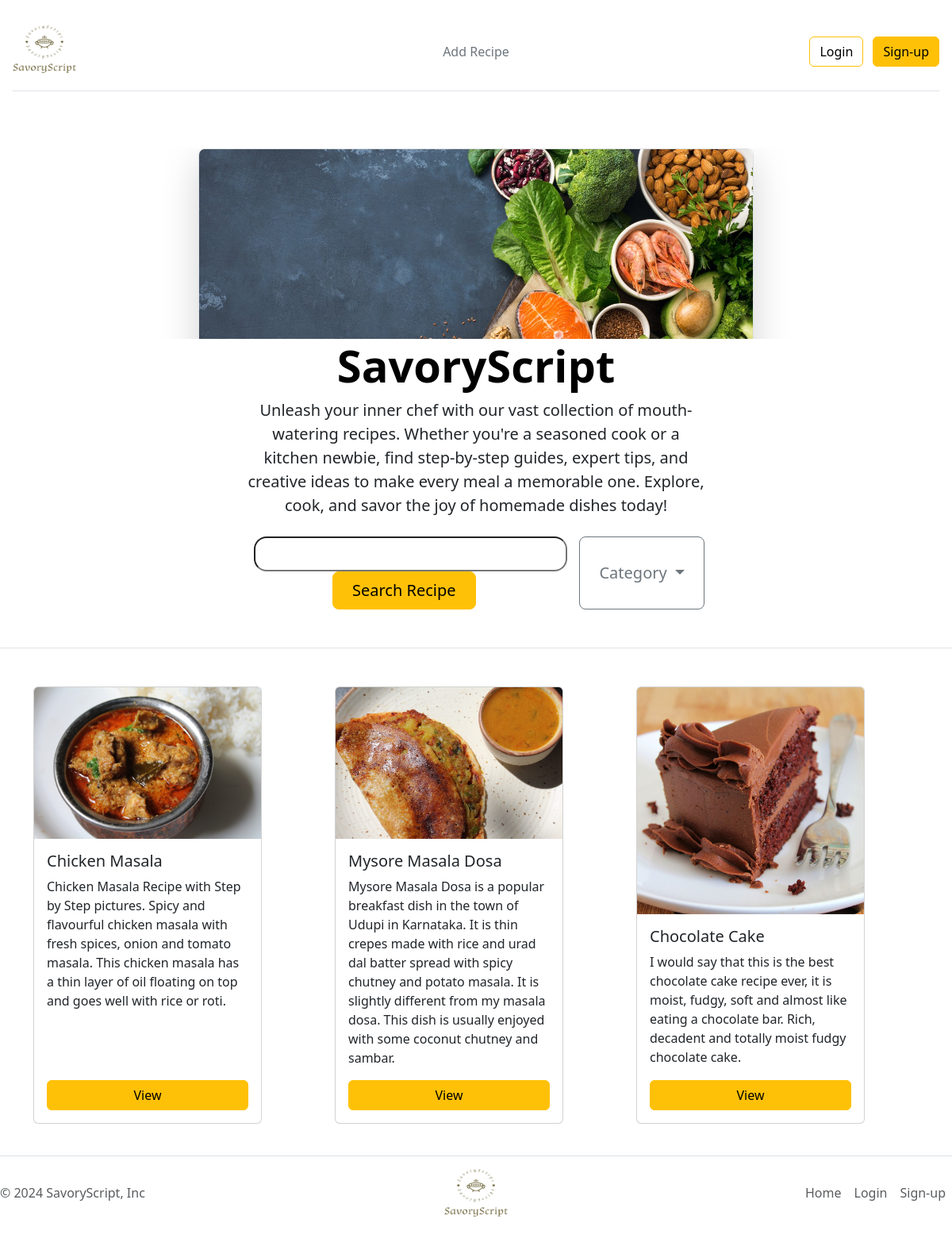
The page / on the database its author committed.
### Recipe_App/models.py (models this page shows, shortened)
class Recipe(models.Model):
    recipe_name = models.CharField(max_length=150, null=False)
    recipe_img = models.ImageField()
    description = HTMLField(max_length=400, null=False)
    ingredients = HTMLField(max_length=2000, null=False)
    instructions = HTMLField(max_length=2000, null=False)
    category = models.CharField(max_length=100)
    user = models.ForeignKey(User, on_delete=models.CASCADE)
    class Meta:
        db_table = 'Recipe'

### Recipe_App/views.py (the view)
# urls.py: 2. Add a URL to urlpatterns:  path('', views.home, name='home')
def home(request):
    recipes = Recipe.objects.filter()
    recipeSort = set()
    for i in recipes:
        recipeSort.add(i.category)
    context = {'recipes' : recipes, 'recipeSort': recipeSort}
    return render(request, 'home.html', context)

### Recipe_App/templates/home.html (shortened to what this page needs)
{% extends 'base.html' %}{% load static %}{%block content%}
<section id="hero">
  <div class="px-4 pt-5 my-5 text-center border-bottom p-0 mt-3">
    <div class="overflow-hidden" style="max-height: 30vh">
      <div class="container px-5">
        <img
          src="{% static 'assets/img/hero.jpg' %}"
          class="img-fluid border rounded-3 shadow-lg mb-5"
          alt="Example image"
          width="700"
          height="500"
          loading="lazy"
        />
      </div>
    </div>
    <h1 class="display-4 fw-bold text-body-emphasis">SavoryScript</h1>
    <div class="col-lg-6 mx-auto">
      <p class="lead mb-4">
        Unleash your inner chef with our vast collection of mouth-watering
        recipes. Whether you're a seasoned cook or a kitchen newbie, find
        step-by-step guides, expert tips, and creative ideas to make every meal
        a memorable one. Explore, cook, and savor the joy of homemade dishes
        today!
      </p>
      <div class="d-grid gap-2 d-sm-flex justify-content-sm-center mb-5">
        <form action="{% url 'recipe_search' %}" method="post">
          <input
            type="text"
            name="search"
            style="padding: 0.5rem 5rem; border-radius: 1rem"
          />
          <button
            type="submit"
            value="search"
            class="btn btn-warning btn-lg px-4 me-sm-3"
          >
            Search Recipe
          </button>
        </form>
        <div class="btn-group">
          <button
            type="button"
            class="btn btn-outline-secondary btn-lg px-4 dropdown-toggle"
            data-bs-toggle="dropdown"
            aria-expanded="false"
          >
            Category
          </button>
        </div>
      </div>
    </div>
  </div>
</section>
<section id="card" class="container">
  <div class="row">
    {% for recipe in recipes %}
    <div class="col-sm-12 col-md-6 col-lg-4 mb-3 d-flex align-items-stretch">
      <div class="card" style="width: 18rem">
        <img
          src="{{ recipe.recipe_img.url }}"
          class="card-img-top"
          alt="recipe-img"
        />
        <div class="card-body d-flex flex-column">
          <h5 class="card-title">{{ recipe.recipe_name }}</h5>
          <p class="card-text">{{ recipe.description }}</p>
          <a href="/viewpage/{{ recipe.id }}" class="btn btn-warning mt-auto"
            >View</a
          >
        </div>
      </div>
    </div>
    {% endfor %}
  </div>
</section>
{%endblock%} {% block css %}
<link rel="stylesheet" href="{% static 'css/home.css' %}" />
{% endblock %}

### Recipe_App/templates/base.html (shortened to what this page needs)
{% load static %}
<!DOCTYPE html>
<html lang="en">
  <head>
    <link rel="stylesheet" href="{% static 'base.css' %}" />
    {% block css %}{% endblock %}
    <link
      href="https://cdn.jsdelivr.net/npm/bootstrap@5.3.3/dist/css/bootstrap.min.css"
      rel="stylesheet"
    />
  </head>
  <body>
    <nav class="nav-container">
      <header
        class="d-flex flex-wrap align-items-center justify-content-center justify-content-md-between py-3 mb-4 border-bottom m-3 p-0"
      >
        <div class="col-md-3 mb-2 mb-md-0">
          <a
            href="/"
            class="d-inline-flex link-body-emphasis text-decoration-none"
          >
            <img
              src="{% static 'assets/img/logo/logo-no-background.png' %}"
              alt="Logo"
              width="80"
              height="60"
            />
          </a>
        </div>
        <ul class="nav col-12 col-md-auto mb-2 justify-content-center mb-md-0">
          <li>
            <a href="/addrecipe" class="nav-link px-2 link-secondary"
              >Add Recipe</a
            >
          </li>
        </ul>
        <div class="col-md-3 text-end">
          {% if user.is_authenticated %}
          <a
            href="/signout"
            class="btn btn-outline-warning me-2"
            style="text-decoration: none; color: black"
            >Logout</a
          >
          {% else %}
          <a
            href="/login"
            class="btn btn-outline-warning me-2"
            style="text-decoration: none; color: black"
            >Login</a
          >
          <a
            href="/signup"
            class="btn btn-warning"
            style="text-decoration: none; color: black"
            >Sign-up</a
          >
          {% endif %}
        </div>
      </header>
    </nav>
    {% block content %}{% endblock %}
    <div class="footer-container">
      <footer
        class="d-flex flex-wrap justify-content-between align-items-center py-3 my-4 border-top p-0 mb-3 m-0"
      >
        <p class="col-md-4 mb-0 text-body-secondary">
          © 2024 SavoryScript, Inc
        </p>
        <a
          href="/"
          class="col-md-4 d-flex align-items-center justify-content-center mb-3 mb-md-0 me-md-auto link-body-emphasis text-decoration-none"
        >
          <img
            src="{% static 'assets/img/logo/logo-no-background.png' %}"
            alt="Logo"
            width="80"
            height="60"
          />
        </a>
        <ul class="nav col-md-4 justify-content-end">
          <li class="nav-item">
            <a href="#" class="nav-link px-2 text-body-secondary">Home</a>
          </li>
          {% if user.is_authenticated %}
          <li class="nav-item">
            <a href="/addrecipe" class="nav-link px-2 text-body-secondary"
              >Add Recipe</a
            >
          </li>
          <li class="nav-item">
            <a href="/signout" class="nav-link px-2 text-body-secondary"
              >Logout</a
            >
          </li>
          {% else %}
          <li class="nav-item">
            <a href="/login" class="nav-link px-2 text-body-secondary">Login</a>
          </li>
          <li class="nav-item">
            <a href="/signup" class="nav-link px-2 text-body-secondary"
              >Sign-up</a
            >
          </li>
          {% endif %}
        </ul>
      </footer>
    </div>
  </body>
</html>

### Recipe_App/static/css/base.css (style rules this page uses)
* { margin: 0; padding: 0; box-sizing: border-box; }

### Recipe_App/static/css/home.css (style rules this page uses)
.card { border-radius: 0%; }

### rows shown on the page
Recipe: recipe_img (picture), recipe_name "Chicken Masala", description "Chicken Masala Recipe with Step by Step pictures. Spicy and flavourful chicken masala with fresh spices, onion and tomato masala. This chicken masala has a thin layer of oil floating on top and goes well with rice or roti."
Recipe: recipe_img (picture), recipe_name "Mysore Masala Dosa", description "Mysore Masala Dosa is a popular breakfast dish in the town of Udupi in Karnataka. It is thin crepes made with rice and urad dal batter spread with spicy chutney and potato masala. It is slightly different from my masala dosa. This dish is usually enjoyed with some coconut chutney and sambar."
Recipe: recipe_img (picture), recipe_name "Chocolate Cake", description "I would say that this is the best chocolate cake recipe ever, it is moist, fudgy, soft and almost like eating a chocolate bar. Rich, decadent and totally moist fudgy chocolate cake."
